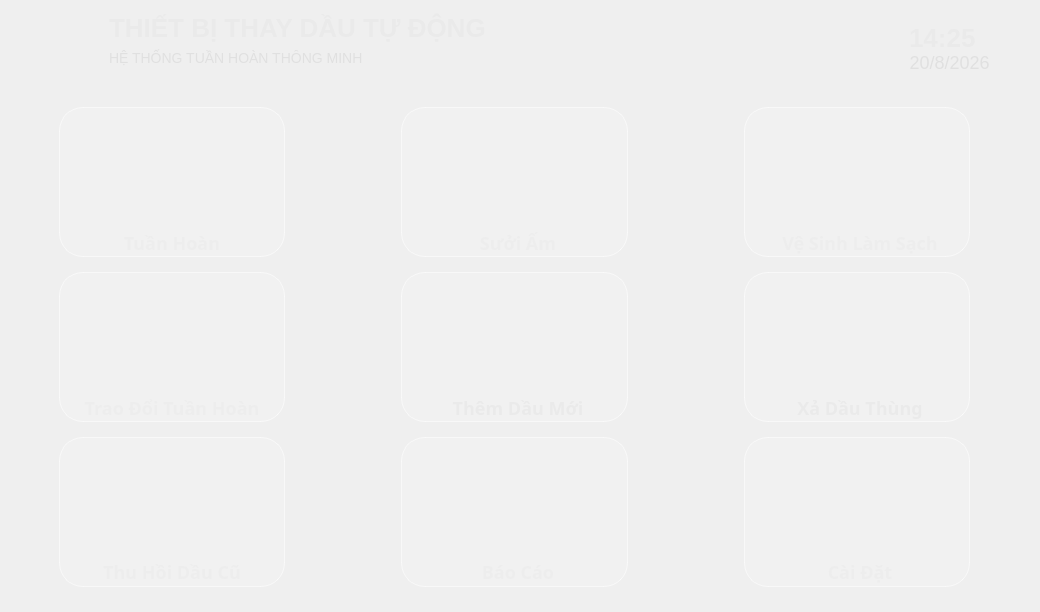
    <widget class="QWidget" name="MenuPage">
     <widget class="QLabel" name="ThuHoi">
      <property name="geometry">
       <rect>
        <x>72</x>
        <y>554</y>
        <width>200</width>
        <height>36</height>
       </rect>
      </property>
      <property name="font">
       <font>
        <family>Noto Sans</family>
        <pointsize>-1</pointsize>
        <fontweight>DemiBold</fontweight>
       </font>
      </property>
      <property name="styleSheet">
       <string notr="true">QLabel
{
    color: #EAEAEA;

    background: transparent;

    font-family: &quot;Noto Sans&quot;;
    font-size: 18px;
    font-weight: 600;
}</string>
      </property>
      <property name="text">
       <string>Thu Hồi Dầu Cũ</string>
      </property>
      <property name="scaledContents">
       <bool>false</bool>
      </property>
      <property name="alignment">
       <set>Qt::AlignmentFlag::AlignCenter</set>
      </property>
      <property name="wordWrap">
       <bool>true</bool>
      </property>
     </widget>
     <widget class="QLabel" name="SuoiAm">
      <property name="geometry">
       <rect>
        <x>418</x>
        <y>225</y>
        <width>200</width>
        <height>36</height>
       </rect>
      </property>
      <property name="font">
       <font>
        <family>Noto Sans</family>
        <pointsize>-1</pointsize>
        <fontweight>DemiBold</fontweight>
       </font>
      </property>
      <property name="styleSheet">
       <string notr="true">QLabel
{
    color: #EAEAEA;

    background: transparent;

    font-family: &quot;Noto Sans&quot;;
    font-size: 18px;
    font-weight: 600;
}</string>
      </property>
      <property name="text">
       <string>Sưởi Ấm</string>
      </property>
      <property name="scaledContents">
       <bool>false</bool>
      </property>
      <property name="alignment">
       <set>Qt::AlignmentFlag::AlignCenter</set>
      </property>
      <property name="wordWrap">
       <bool>true</bool>
      </property>
     </widget>
     <widget class="QLabel" name="label">
      <property name="geometry">
       <rect>
        <x>109</x>
        <y>12</y>
        <width>481</width>
        <height>31</height>
       </rect>
      </property>
      <property name="styleSheet">
       <string notr="true">QLabel
{
    color: #EAEAEA;

    background: transparent;

    font-family: &quot;Noto Sans&quot;;
    font-size: 26px;
    font-weight: 800;
}</string>
      </property>
      <property name="text">
       <string>THIẾT BỊ THAY DẦU TỰ ĐỘNG</string>
      </property>
     </widget>
     <widget class="QLabel" name="VeSinh">
      <property name="geometry">
       <rect>
        <x>760</x>
        <y>225</y>
        <width>200</width>
        <height>36</height>
       </rect>
      </property>
      <property name="font">
       <font>
        <family>Noto Sans</family>
        <pointsize>-1</pointsize>
        <fontweight>DemiBold</fontweight>
       </font>
      </property>
      <property name="styleSheet">
       <string notr="true">QLabel
{
    color: #EAEAEA;

    background: transparent;

    font-family: &quot;Noto Sans&quot;;
    font-size: 18px;
    font-weight: 600;
}</string>
      </property>
      <property name="text">
       <string>Vệ Sinh Làm Sạch</string>
      </property>
      <property name="scaledContents">
       <bool>false</bool>
      </property>
      <property name="alignment">
       <set>Qt::AlignmentFlag::AlignCenter</set>
      </property>
      <property name="wordWrap">
       <bool>true</bool>
      </property>
     </widget>
     <widget class="QLabel" name="label_2">
      <property name="geometry">
       <rect>
        <x>109</x>
        <y>42</y>
        <width>481</width>
        <height>31</height>
       </rect>
      </property>
      <property name="styleSheet">
       <string notr="true">QLabel
{
    color: #e0e0e0;

    background: transparent;

    font-family: &quot;Noto Sans&quot;;
    font-size: 14px;
    font-weight: 300;
}</string>
      </property>
      <property name="text">
       <string>HỆ THỐNG TUẦN HOÀN THÔNG MINH</string>
      </property>
     </widget>
     <widget class="QLabel" name="label_10">
      <property name="geometry">
       <rect>
        <x>760</x>
        <y>554</y>
        <width>200</width>
        <height>36</height>
       </rect>
      </property>
      <property name="font">
       <font>
        <family>Noto Sans</family>
        <pointsize>-1</pointsize>
        <fontweight>DemiBold</fontweight>
       </font>
      </property>
      <property name="styleSheet">
       <string notr="true">QLabel
{
    color: #EAEAEA;

    background: transparent;

    font-family: &quot;Noto Sans&quot;;
    font-size: 18px;
    font-weight: 600;
}</string>
      </property>
      <property name="text">
       <string>Cài Đặt</string>
      </property>
      <property name="scaledContents">
       <bool>false</bool>
      </property>
      <property name="alignment">
       <set>Qt::AlignmentFlag::AlignCenter</set>
      </property>
      <property name="wordWrap">
       <bool>true</bool>
      </property>
     </widget>
     <widget class="QLabel" name="Print">
      <property name="geometry">
       <rect>
        <x>418</x>
        <y>554</y>
        <width>200</width>
        <height>36</height>
       </rect>
      </property>
      <property name="font">
       <font>
        <family>Noto Sans</family>
        <pointsize>-1</pointsize>
        <fontweight>DemiBold</fontweight>
       </font>
      </property>
      <property name="styleSheet">
       <string notr="true">QLabel
{
    color: #EAEAEA;

    background: transparent;

    font-family: &quot;Noto Sans&quot;;
    font-size: 18px;
    font-weight: 600;
}</string>
      </property>
      <property name="text">
       <string>Báo Cáo</string>
      </property>
      <property name="scaledContents">
       <bool>false</bool>
      </property>
      <property name="alignment">
       <set>Qt::AlignmentFlag::AlignCenter</set>
      </property>
      <property name="wordWrap">
       <bool>true</bool>
      </property>
     </widget>
     <widget class="QLabel" name="TuanHoan">
      <property name="geometry">
       <rect>
        <x>72</x>
        <y>225</y>
        <width>200</width>
        <height>36</height>
       </rect>
      </property>
      <property name="font">
       <font>
        <family>Noto Sans</family>
        <pointsize>-1</pointsize>
        <fontweight>DemiBold</fontweight>
       </font>
      </property>
      <property name="styleSheet">
       <string notr="true">QLabel
{
    color: #EAEAEA;

    background: transparent;

    font-family: &quot;Noto Sans&quot;;
    font-size: 18px;
    font-weight: 600;
}</string>
      </property>
      <property name="text">
       <string>Tuần Hoàn</string>
      </property>
      <property name="scaledContents">
       <bool>false</bool>
      </property>
      <property name="alignment">
       <set>Qt::AlignmentFlag::AlignCenter</set>
      </property>
      <property name="wordWrap">
       <bool>true</bool>
      </property>
     </widget>
     <widget class="QLabel" name="TraoDoi">
      <property name="geometry">
       <rect>
        <x>72</x>
        <y>390</y>
        <width>200</width>
        <height>36</height>
       </rect>
      </property>
      <property name="font">
       <font>
        <family>Noto Sans</family>
        <pointsize>-1</pointsize>
        <fontweight>DemiBold</fontweight>
       </font>
      </property>
      <property name="styleSheet">
       <string notr="true">QLabel
{
    color: #EAEAEA;

    background: transparent;

    font-family: &quot;Noto Sans&quot;;
    font-size: 18px;
    font-weight: 600;
}</string>
      </property>
      <property name="text">
       <string>Trao Đổi Tuần Hoàn</string>
      </property>
      <property name="scaledContents">
       <bool>false</bool>
      </property>
      <property name="alignment">
       <set>Qt::AlignmentFlag::AlignCenter</set>
      </property>
      <property name="wordWrap">
       <bool>true</bool>
      </property>
     </widget>
     <widget class="QWidget" name="gridLayoutWidget">
      <property name="geometry">
       <rect>
        <x>-1</x>
        <y>92</y>
        <width>1031</width>
        <height>511</height>
       </rect>
      </property>
      <layout class="QGridLayout" name="gridLayout" rowstretch="1,1,1" columnstretch="1,1,1" rowminimumheight="1,1,1" columnminimumwidth="1,1,1">
       <property name="sizeConstraint">
        <enum>QLayout::SizeConstraint::SetDefaultConstraint</enum>
       </property>
       <property name="leftMargin">
        <number>60</number>
       </property>
       <property name="topMargin">
        <number>0</number>
       </property>
       <property name="rightMargin">
        <number>60</number>
       </property>
       <property name="horizontalSpacing">
        <number>116</number>
       </property>
       <property name="verticalSpacing">
        <number>0</number>
       </property>
       <item row="1" column="2">
        <widget class="QPushButton" name="pushButton_11">
         <property name="minimumSize">
          <size>
           <width>150</width>
           <height>150</height>
          </size>
         </property>
         <property name="styleSheet">
          <string notr="true">QPushButton
{
    background-color: rgba(255,255,255,35);

    border: 1px solid rgba(255,255,255,140);

    border-radius: 24px;

    color: #F4F4F4;

    font-family: &quot;Noto Sans&quot;;
    font-size: 20px;
    font-weight: 600;
}

QPushButton:hover
{
    background-color: rgba(255,255,255,60);

    border: 1px solid rgba(255,255,255,220);
}

QPushButton:pressed
{
    background-color: rgba(0,120,255,100);

    border: 1px solid #4DA3FF;

    padding-top: 3px;
    padding-left: 3px;
}</string>
         </property>
         <property name="text">
          <string/>
         </property>
         <property name="icon">
          <iconset>
           <normalon>:/icon/assets/icon/oil_old.png</normalon>
          </iconset>
         </property>
         <property name="iconSize">
          <size>
           <width>100</width>
           <height>100</height>
          </size>
         </property>
         <property name="flat">
          <bool>false</bool>
         </property>
        </widget>
       </item>
       <item row="2" column="0">
        <widget class="QPushButton" name="pushButton_5">
         <property name="minimumSize">
          <size>
           <width>150</width>
           <height>150</height>
          </size>
         </property>
         <property name="styleSheet">
          <string notr="true">QPushButton
{
    background-color: rgba(255,255,255,35);

    border: 1px solid rgba(255,255,255,140);

    border-radius: 24px;

    color: #F4F4F4;

    font-family: &quot;Noto Sans&quot;;
    font-size: 20px;
    font-weight: 600;
}

QPushButton:hover
{
    background-color: rgba(255,255,255,60);

    border: 1px solid rgba(255,255,255,220);
}

QPushButton:pressed
{
    background-color: rgba(0,120,255,100);

    border: 1px solid #4DA3FF;

    padding-top: 3px;
    padding-left: 3px;
}</string>
         </property>
         <property name="text">
          <string/>
         </property>
         <property name="icon">
          <iconset>
           <normalon>:/icon/assets/icon/leak_oil.png</normalon>
          </iconset>
         </property>
         <property name="iconSize">
          <size>
           <width>100</width>
           <height>100</height>
          </size>
         </property>
         <property name="flat">
          <bool>false</bool>
         </property>
        </widget>
       </item>
       <item row="1" column="1">
        <widget class="QPushButton" name="pushButton_8">
         <property name="minimumSize">
          <size>
           <width>150</width>
           <height>150</height>
          </size>
         </property>
         <property name="styleSheet">
          <string notr="true">QPushButton
{
    background-color: rgba(255,255,255,35);

    border: 1px solid rgba(255,255,255,140);

    border-radius: 24px;

    color: #F4F4F4;

    font-family: &quot;Noto Sans&quot;;
    font-size: 20px;
    font-weight: 600;
}

QPushButton:hover
{
    background-color: rgba(255,255,255,60);

    border: 1px solid rgba(255,255,255,220);
}

QPushButton:pressed
{
    background-color: rgba(0,120,255,100);

    border: 1px solid #4DA3FF;

    padding-top: 3px;
    padding-left: 3px;
}</string>
         </property>
         <property name="text">
          <string/>
         </property>
         <property name="icon">
          <iconset>
           <normalon>:/icon/assets/icon/add_oil.png</normalon>
          </iconset>
         </property>
         <property name="iconSize">
          <size>
           <width>100</width>
           <height>100</height>
          </size>
         </property>
         <property name="flat">
          <bool>false</bool>
         </property>
        </widget>
       </item>
       <item row="0" column="2">
        <widget class="QPushButton" name="pushButton_9">
         <property name="minimumSize">
          <size>
           <width>150</width>
           <height>150</height>
          </size>
         </property>
         <property name="styleSheet">
          <string notr="true">QPushButton
{
    background-color: rgba(255,255,255,35);

    border: 1px solid rgba(255,255,255,140);

    border-radius: 24px;

    color: #F4F4F4;

    font-family: &quot;Noto Sans&quot;;
    font-size: 20px;
    font-weight: 600;
}

QPushButton:hover
{
    background-color: rgba(255,255,255,60);

    border: 1px solid rgba(255,255,255,220);
}

QPushButton:pressed
{
    background-color: rgba(0,120,255,100);

    border: 1px solid #4DA3FF;

    padding-top: 3px;
    padding-left: 3px;
}</string>
         </property>
         <property name="text">
          <string/>
         </property>
         <property name="icon">
          <iconset>
           <normalon>:/icon/assets/icon/clear_icon.png</normalon>
          </iconset>
         </property>
         <property name="iconSize">
          <size>
           <width>100</width>
           <height>100</height>
          </size>
         </property>
         <property name="flat">
          <bool>false</bool>
         </property>
        </widget>
       </item>
       <item row="0" column="0">
        <widget class="QPushButton" name="tuanHoanBtn">
         <property name="enabled">
          <bool>true</bool>
         </property>
         <property name="minimumSize">
          <size>
           <width>150</width>
           <height>150</height>
          </size>
         </property>
         <property name="styleSheet">
          <string notr="true">QPushButton
{
    background-color: rgba(255,255,255,35);

    border: 1px solid rgba(255,255,255,140);

    border-radius: 24px;

    color: #F4F4F4;

    font-family: &quot;Noto Sans&quot;;
    font-size: 20px;
    font-weight: 600;
}

QPushButton:hover
{
    background-color: rgba(255,255,255,60);

    border: 1px solid rgba(255,255,255,220);
}

QPushButton:pressed
{
    background-color: rgba(0,120,255,100);

    border: 1px solid #4DA3FF;

    padding-top: 3px;
    padding-left: 3px;
}</string>
         </property>
         <property name="text">
          <string/>
         </property>
         <property name="icon">
          <iconset>
           <normalon>:/icon/assets/icon/replace_icon.png</normalon>
          </iconset>
         </property>
         <property name="iconSize">
          <size>
           <width>100</width>
           <height>100</height>
          </size>
         </property>
         <property name="flat">
          <bool>false</bool>
         </property>
        </widget>
       </item>
       <item row="0" column="1">
        <widget class="QPushButton" name="pushButton_6">
         <property name="minimumSize">
          <size>
           <width>150</width>
           <height>150</height>
          </size>
         </property>
         <property name="styleSheet">
          <string notr="true">QPushButton
{
    background-color: rgba(255,255,255,35);

    border: 1px solid rgba(255,255,255,140);

    border-radius: 24px;

    color: #F4F4F4;

    font-family: &quot;Noto Sans&quot;;
    font-size: 20px;
    font-weight: 600;
}

QPushButton:hover
{
    background-color: rgba(255,255,255,60);

    border: 1px solid rgba(255,255,255,220);
}

QPushButton:pressed
{
    background-color: rgba(0,120,255,100);

    border: 1px solid #4DA3FF;

    padding-top: 3px;
    padding-left: 3px;
}</string>
         </property>
         <property name="text">
          <string/>
         </property>
         <property name="icon">
          <iconset>
           <normalon>:/icon/assets/icon/heating_icon.png</normalon>
          </iconset>
         </property>
         <property name="iconSize">
          <size>
           <width>100</width>
           <height>100</height>
          </size>
         </property>
         <property name="flat">
          <bool>false</bool>
         </property>
        </widget>
       </item>
       <item row="2" column="1">
        <widget class="QPushButton" name="pushButton_7">
         <property name="minimumSize">
          <size>
           <width>150</width>
           <height>150</height>
          </size>
         </property>
         <property name="styleSheet">
          <string notr="true">QPushButton
{
    background-color: rgba(255,255,255,35);

    border: 1px solid rgba(255,255,255,140);

    border-radius: 24px;

    color: #F4F4F4;

    font-family: &quot;Noto Sans&quot;;
    font-size: 20px;
    font-weight: 600;
}

QPushButton:hover
{
    background-color: rgba(255,255,255,60);

    border: 1px solid rgba(255,255,255,220);
}

QPushButton:pressed
{
    background-color: rgba(0,120,255,100);

    border: 1px solid #4DA3FF;

    padding-top: 3px;
    padding-left: 3px;
}</string>
         </property>
         <property name="text">
          <string/>
         </property>
         <property name="icon">
          <iconset>
           <normalon>:/icon/assets/icon/print_icon.png</normalon>
          </iconset>
         </property>
         <property name="iconSize">
          <size>
           <width>100</width>
           <height>100</height>
          </size>
         </property>
         <property name="flat">
          <bool>false</bool>
         </property>
        </widget>
       </item>
       <item row="2" column="2">
        <widget class="QPushButton" name="setting">
         <property name="minimumSize">
          <size>
           <width>150</width>
           <height>150</height>
          </size>
         </property>
         <property name="styleSheet">
          <string notr="true">QPushButton
{
    background-color: rgba(255,255,255,35);

    border: 1px solid rgba(255,255,255,140);

    border-radius: 24px;

    color: #F4F4F4;

    font-family: &quot;Noto Sans&quot;;
    font-size: 20px;
    font-weight: 600;
}

QPushButton:hover
{
    background-color: rgba(255,255,255,60);

    border: 1px solid rgba(255,255,255,220);
}

QPushButton:pressed
{
    background-color: rgba(0,120,255,100);

    border: 1px solid #4DA3FF;

    padding-top: 3px;
    padding-left: 3px;
}</string>
         </property>
         <property name="text">
          <string/>
         </property>
         <property name="icon">
          <iconset>
           <normalon>:/icon/assets/icon/setting_icon.png</normalon>
          </iconset>
         </property>
         <property name="iconSize">
          <size>
           <width>100</width>
           <height>100</height>
          </size>
         </property>
         <property name="flat">
          <bool>false</bool>
         </property>
        </widget>
       </item>
       <item row="1" column="0">
        <widget class="QPushButton" name="pushButton_4">
         <property name="minimumSize">
          <size>
           <width>150</width>
           <height>150</height>
          </size>
         </property>
         <property name="styleSheet">
          <string notr="true">QPushButton
{
    background-color: rgba(255,255,255,35);

    border: 1px solid rgba(255,255,255,140);

    border-radius: 24px;

    color: #F4F4F4;

    font-family: &quot;Noto Sans&quot;;
    font-size: 20px;
    font-weight: 600;
}

QPushButton:hover
{
    background-color: rgba(255,255,255,60);

    border: 1px solid rgba(255,255,255,220);
}

QPushButton:pressed
{
    background-color: rgba(0,120,255,100);

    border: 1px solid #4DA3FF;

    padding-top: 3px;
    padding-left: 3px;
}</string>
         </property>
         <property name="text">
          <string/>
         </property>
         <property name="icon">
          <iconset>
           <normalon>:/icon/assets/icon/exchange_oil.png</normalon>
          </iconset>
         </property>
         <property name="iconSize">
          <size>
           <width>100</width>
           <height>100</height>
          </size>
         </property>
         <property name="flat">
          <bool>false</bool>
         </property>
        </widget>
       </item>
      </layout>
     </widget>
     <widget class="QLabel" name="label_3">
      <property name="geometry">
       <rect>
        <x>909</x>
        <y>22</y>
        <width>81</width>
        <height>31</height>
       </rect>
      </property>
      <property name="styleSheet">
       <string notr="true">QLabel
{
    color: #EAEAEA;

    background: transparent;

    font-family: &quot;Noto Sans&quot;;
    font-size: 26px;
    font-weight: 800;
}</string>
      </property>
      <property name="text">
       <string>14:25</string>
      </property>
     </widget>
     <widget class="QLabel" name="label_4">
      <property name="geometry">
       <rect>
        <x>899</x>
        <y>52</y>
        <width>101</width>
        <height>21</height>
       </rect>
      </property>
      <property name="styleSheet">
       <string notr="true">QLabel
{
    color: #e0e0e0;

    background: transparent;

    font-family: &quot;Noto Sans&quot;;
    font-size: 18px;
    font-weight: 300;
}</string>
      </property>
      <property name="text">
       <string>20/8/2026</string>
      </property>
      <property name="alignment">
       <set>Qt::AlignmentFlag::AlignCenter</set>
      </property>
     </widget>
     <widget class="QLabel" name="ThemDau">
      <property name="geometry">
       <rect>
        <x>418</x>
        <y>390</y>
        <width>200</width>
        <height>36</height>
       </rect>
      </property>
      <property name="font">
       <font>
        <family>Noto Sans</family>
        <pointsize>-1</pointsize>
        <fontweight>DemiBold</fontweight>
       </font>
      </property>
      <property name="styleSheet">
       <string notr="true">QLabel
{
    color: #EAEAEA;

    background: transparent;

    font-family: &quot;Noto Sans&quot;;
    font-size: 18px;
    font-weight: 600;
}</string>
      </property>
      <property name="text">
       <string>Thêm Dầu Mới</string>
      </property>
      <property name="scaledContents">
       <bool>false</bool>
      </property>
      <property name="alignment">
       <set>Qt::AlignmentFlag::AlignCenter</set>
      </property>
      <property name="wordWrap">
       <bool>true</bool>
      </property>
     </widget>
     <widget class="QLabel" name="XaDau">
      <property name="geometry">
       <rect>
        <x>760</x>
        <y>390</y>
        <width>200</width>
        <height>36</height>
       </rect>
      </property>
      <property name="font">
       <font>
        <family>Noto Sans</family>
        <pointsize>-1</pointsize>
        <fontweight>DemiBold</fontweight>
       </font>
      </property>
      <property name="styleSheet">
       <string notr="true">QLabel
{
    color: #EAEAEA;

    background: transparent;

    font-family: &quot;Noto Sans&quot;;
    font-size: 18px;
    font-weight: 600;
}</string>
      </property>
      <property name="text">
       <string>Xả Dầu Thùng</string>
      </property>
      <property name="scaledContents">
       <bool>false</bool>
      </property>
      <property name="alignment">
       <set>Qt::AlignmentFlag::AlignCenter</set>
      </property>
      <property name="wordWrap">
       <bool>true</bool>
      </property>
     </widget>
    </widget>
